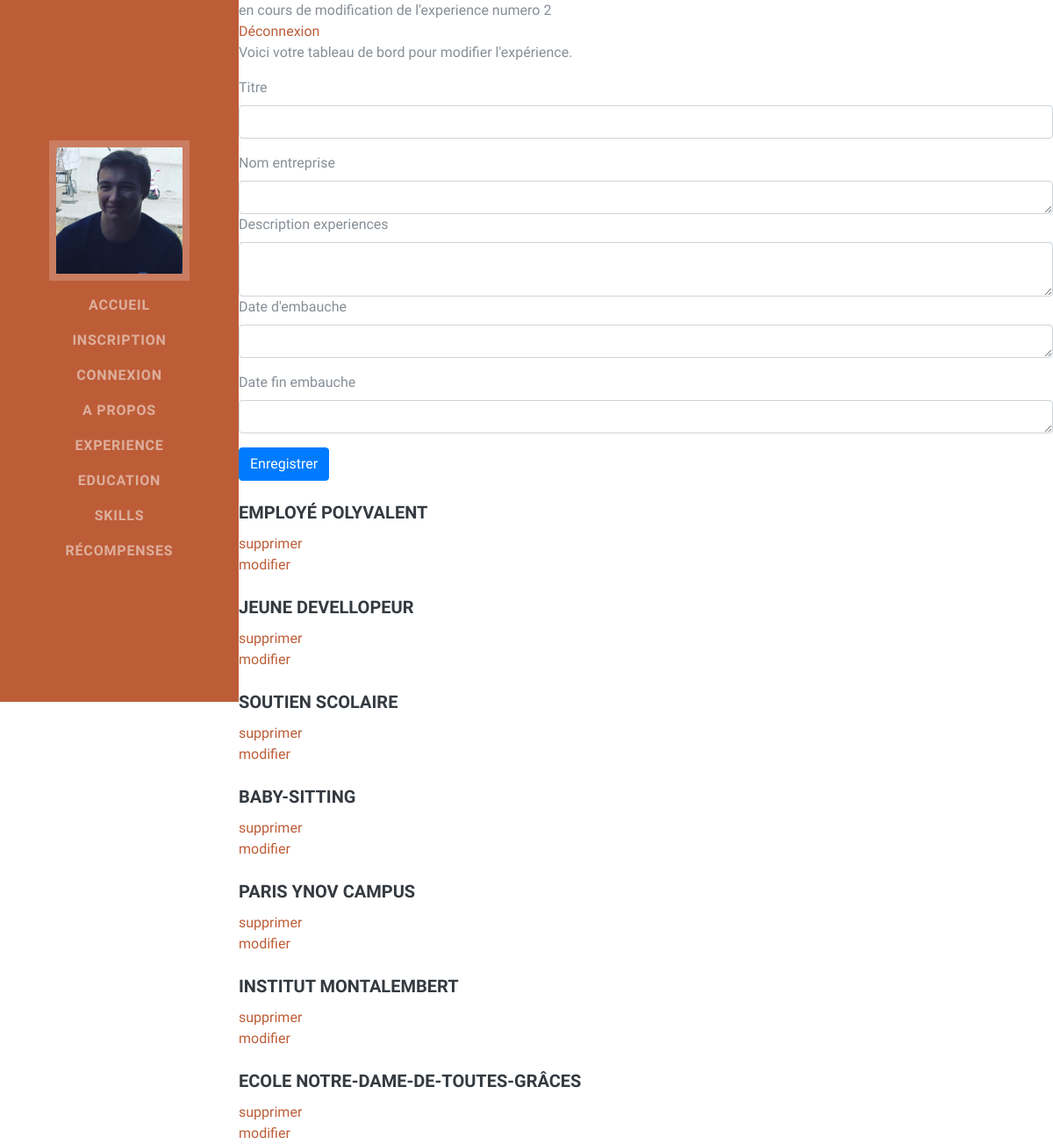
Screenshot of /site_cv_eval/admin.php?modification=2 with the database file from the repository.
### tables this page shows
CREATE TABLE `experiences` (
  `id_experiences` int(3) NOT NULL,
  `emploi` varchar(20) DEFAULT NULL,
  `entreprise` varchar(20) DEFAULT NULL,
  `description` varchar(100) DEFAULT NULL,
  `date_embauche` date DEFAULT NULL,
  `date_fin` date DEFAULT NULL
);

CREATE TABLE `education` (
  `id_education` int(3) NOT NULL,
  `ecole` varchar(100) DEFAULT NULL,
  `cursus` varchar(100) DEFAULT NULL,
  `date_debut` varchar(20) NOT NULL,
  `debut_fin` varchar(30) DEFAULT NULL
);

### site_cv_eval/admin.php (the view, shortened to what this page needs)
<?php include("inc/header.inc.php"); ?>
<?php require_once("inc/data.inc.php"); ?>
<?php
if (!empty($_POST)) {
    if (!empty($_GET['modification'])) {
        $id = $_GET['modification'];
        $pdo->exec("UPDATE experiences SET emploi = \"$_POST[emploi]\" WHERE id_experiences= $id");
        $pdo->exec("UPDATE experiences SET entreprise = \"$_POST[entreprise]\"  WHERE id_experiences= $id");
        $pdo->exec("UPDATE experiences SET description = \"$_POST[description]\" WHERE id_experiences= $id");
        $pdo->exec("UPDATE experiences SET date_embauche = \"$_POST[date_embauche]\" WHERE id_experiences= $id");
        $pdo->exec("UPDATE experiences SET date_fin = \"$_POST[date_fin]\" WHERE id_experiences= $id");
    } else {
        $requeteSQL = "INSERT INTO experiences (emploi, entreprise, description, date_embauche, date_fin) VALUE ('$_POST[emploi]', '$_POST[entreprise]', '$_POST[description]','$_POST[date_embauche]','$_POST[date_fin]')";
        $result = $pdo->exec($requeteSQL);
    }
} else if (!empty($_GET)) {
    if (!empty($_GET['modification'])) {
        echo "en cours de modification de l'experience numero " . $_GET['modification'];
    }
}
?>
<div class="sucess">
    <a href="logout.php">Déconnexion</a>
    <p>Voici votre tableau de bord pour modifier l'expérience.</p>
</div>
<div class="starter-template">
    <form method="POST" action="" enctype='multipart/form-data'>
        <div class="form-group">
            <label for="emploi">Titre</label>
            <input type="texte" class="form-control" id="emploi" name="emploi">
        </div>
        <div class="resume-item d-flex flex-column  ">
            <label for="entreprise">Nom entreprise</label>
            <textarea rows="1" class="form-control" id="entreprise" name="entreprise"></textarea>
        </div>
        <div class="resume-item d-flex flex-column  ">
            <label for="description">Description experiences</label>
            <textarea rows="2" class="form-control" id="description" name="description"></textarea>
        </div>
        <div class="form-group">
            <label for="date_embauche">Date d'embauche</label>
            <textarea rows="1" class="form-control" id="date_embauche" name="date_embauche"></textarea>
        </div>
        <div class="form-group">
            <label for="date_fin">Date fin embauche</label>
            <textarea rows="1" class="form-control" id="date_fin" name="date_fin"></textarea>
        </div>
        <button type="submit" class="btn btn-primary">Enregistrer</button>
    </form>
    <?php
    $base_de_donnee = $pdo->query("SELECT * FROM experiences ORDER BY id_experiences");
    while ($experiences = $base_de_donnee->fetch(PDO::FETCH_OBJ)) { ?>
        <div class="experience">
            <br>
            <div>
                <h5 class="card-title"><?php echo $experiences->emploi; ?></h5>
            </div>
            <?php echo '<a href="admin.php?delete=' . $experiences->id_experiences . '" >' ?> supprimer</a>
            <br>
            <?php echo '<a href="admin.php?modification=' . $experiences->id_experiences . '" >' ?> modifier</a>
        </div>
    <?php } ?>
    <?php
    $base_de_donnee = $pdo->query("SELECT * FROM education ORDER BY id_education");
    while ($education = $base_de_donnee->fetch(PDO::FETCH_OBJ)) { ?>
        <div class="education">
            <br>
            <div>
                <h5 class="card-title"><?php echo $education->ecole; ?></h5>
            </div>
            <?php echo '<a href="admin.php?delete=' . $education->id_education . '" >' ?> supprimer</a>
            <br>
            <?php echo '<a href="admin.php?modification=' . $education->id_education . '" >' ?> modifier</a>
        </div>
    <?php } ?>
</div>

### rows the page displays
experiences: emploi "EMPLOYÉ POLYVALENT"
experiences: emploi "JEUNE DEVELLOPEUR"
experiences: emploi "SOUTIEN SCOLAIRE"
experiences: emploi "BABY-SITTING"
education: ecole "PARIS YNOV CAMPUS"
education: ecole "INSTITUT MONTALEMBERT"
education: ecole "ECOLE NOTRE-DAME-DE-TOUTES-GRÂCES"

### other values shown
$_GET['modification'] "2"
